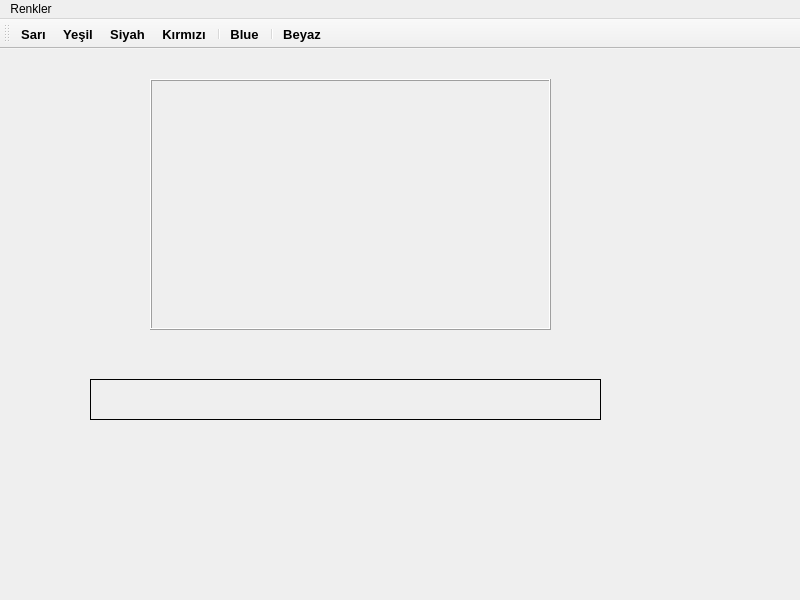
<?xml version="1.0" encoding="UTF-8"?>
<ui version="4.0">
 <class>MainWindow</class>
 <widget class="QMainWindow" name="MainWindow">
  <property name="geometry">
   <rect>
    <x>0</x>
    <y>0</y>
    <width>800</width>
    <height>600</height>
   </rect>
  </property>
  <property name="windowTitle">
   <string>MainWindow</string>
  </property>
  <widget class="QWidget" name="centralwidget">
   <widget class="QFrame" name="frame_show">
    <property name="geometry">
     <rect>
      <x>150</x>
      <y>30</y>
      <width>401</width>
      <height>251</height>
     </rect>
    </property>
    <property name="styleSheet">
     <string notr="true">border-image: url(:/icons/bir.jpg);</string>
    </property>
    <property name="frameShape">
     <enum>QFrame::Box</enum>
    </property>
    <property name="frameShadow">
     <enum>QFrame::Raised</enum>
    </property>
   </widget>
   <widget class="QLabel" name="label_aciklama">
    <property name="geometry">
     <rect>
      <x>90</x>
      <y>330</y>
      <width>511</width>
      <height>41</height>
     </rect>
    </property>
    <property name="font">
     <font>
      <pointsize>14</pointsize>
     </font>
    </property>
    <property name="frameShape">
     <enum>QFrame::Box</enum>
    </property>
    <property name="text">
     <string/>
    </property>
   </widget>
  </widget>
  <widget class="QMenuBar" name="menubar">
   <property name="geometry">
    <rect>
     <x>0</x>
     <y>0</y>
     <width>800</width>
     <height>26</height>
    </rect>
   </property>
   <widget class="QMenu" name="menuRenkler">
    <property name="title">
     <string>Renkler</string>
    </property>
    <addaction name="action_sari"/>
    <addaction name="action_siyah"/>
    <addaction name="action_kirmizi"/>
   </widget>
   <addaction name="menuRenkler"/>
  </widget>
  <widget class="QToolBar" name="toolBar">
   <property name="font">
    <font>
     <pointsize>10</pointsize>
     <weight>75</weight>
     <bold>true</bold>
    </font>
   </property>
   <property name="windowTitle">
    <string>toolBar</string>
   </property>
   <property name="allowedAreas">
    <set>Qt::BottomToolBarArea|Qt::TopToolBarArea</set>
   </property>
   <property name="iconSize">
    <size>
     <width>40</width>
     <height>40</height>
    </size>
   </property>
   <property name="toolButtonStyle">
    <enum>Qt::ToolButtonTextUnderIcon</enum>
   </property>
   <property name="floatable">
    <bool>true</bool>
   </property>
   <attribute name="toolBarArea">
    <enum>TopToolBarArea</enum>
   </attribute>
   <attribute name="toolBarBreak">
    <bool>true</bool>
   </attribute>
   <addaction name="action_sari"/>
   <addaction name="action_yesil"/>
   <addaction name="action_siyah"/>
   <addaction name="action_kirmizi"/>
   <addaction name="separator"/>
   <addaction name="action_blue"/>
   <addaction name="separator"/>
   <addaction name="actionBeyaz"/>
  </widget>
  <action name="action_sari">
   <property name="icon">
    <iconset resource="icons/yellow.qrc">
     <normaloff>:/icons/yellow.ico</normaloff>:/icons/yellow.ico</iconset>
   </property>
   <property name="text">
    <string>Sarı</string>
   </property>
   <property name="shortcut">
    <string>Shift+Y</string>
   </property>
  </action>
  <action name="actionBeyaz">
   <property name="checkable">
    <bool>true</bool>
   </property>
   <property name="icon">
    <iconset resource="icons/white.qrc">
     <normaloff>:/icons/white.ico</normaloff>:/icons/white.ico</iconset>
   </property>
   <property name="text">
    <string>Beyaz</string>
   </property>
   <property name="shortcut">
    <string>Shift+W</string>
   </property>
  </action>
  <action name="action_yesil">
   <property name="icon">
    <iconset resource="icons/green.qrc">
     <normaloff>:/icons/green.ico</normaloff>:/icons/green.ico</iconset>
   </property>
   <property name="text">
    <string>Yeşil</string>
   </property>
   <property name="shortcut">
    <string>Shift+G</string>
   </property>
  </action>
  <action name="action_siyah">
   <property name="icon">
    <iconset resource="icons/black.qrc">
     <normaloff>:/icons/black.ico</normaloff>:/icons/black.ico</iconset>
   </property>
   <property name="text">
    <string>Siyah</string>
   </property>
   <property name="shortcut">
    <string>Shift+B</string>
   </property>
  </action>
  <action name="action_kirmizi">
   <property name="icon">
    <iconset resource="icons/red.qrc">
     <normaloff>:/icons/red.ico</normaloff>:/icons/red.ico</iconset>
   </property>
   <property name="text">
    <string>Kırmızı</string>
   </property>
   <property name="shortcut">
    <string>Shift+R</string>
   </property>
  </action>
  <action name="action_blue">
   <property name="icon">
    <iconset resource="icons/blue.qrc">
     <normaloff>:/icons/blue.ico</normaloff>:/icons/blue.ico</iconset>
   </property>
   <property name="text">
    <string>Blue</string>
   </property>
   <property name="toolTip">
    <string>mavi enk</string>
   </property>
   <property name="shortcut">
    <string>Shift+B</string>
   </property>
  </action>
 </widget>
 <resources>
  <include location="icons/black.qrc"/>
  <include location="icons/green.qrc"/>
  <include location="icons/bir.qrc"/>
  <include location="icons/white.qrc"/>
  <include location="icons/red.qrc"/>
  <include location="icons/blue.qrc"/>
  <include location="icons/yellow.qrc"/>
 </resources>
 <connections/>
</ui>
